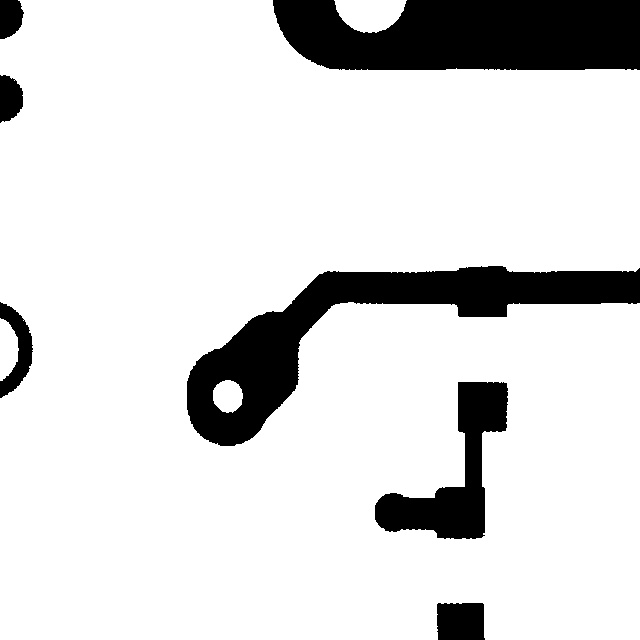
#> input picture dataset/00041000_temp.jpg, 640 x 640 px
$ python -i feature_extraction.py   (imports and definitions only)   (older library calls are emulated)
#> lines starting #> are read from the running program, lines starting #| are printed output that depends on the picture; after the words box and inside, x2 and y2 are one past the last pixel; in counts of white or black regions, pixels touching at a corner belong together
#> further down, picture is the input picture: shape (640, 640, 3); min 0, max 255, mean 219.2
import cv2
import numpy as np
from skimage.feature import graycomatrix, graycoprops


FEATURE_NAMES = [
    "Intensity Minimum",
    "Intensity Maximum",
    "Intensity Mean",
    "Intensity Std",
    "Edge Count",
    "Edge Density",
    "Texture Contrast",
    "Entropy",
    "GLCM Homogeneity",
    "GLCM Contrast"
]


def extract_features(image):

    gray = cv2.cvtColor(image, cv2.COLOR_BGR2GRAY)

    gray = cv2.resize(gray, (256, 256))
#> gray: shape (256, 256)

    # 1–4. Intensity features
    minimum = np.min(gray)
#> minimum = 0
    maximum = np.max(gray)
#> maximum = 255
    mean = np.mean(gray)
#> mean = 219.1
    standard_deviation = np.std(gray)
#> standard_deviation = 88.16

    # 5. Edge count
    edges = cv2.Canny(gray, 50, 150)
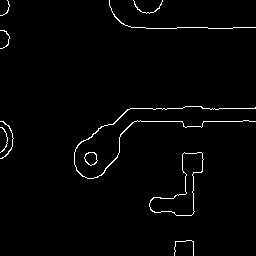
#> edges: shape (256, 256); 1.8% white in thin lines or dots
    edge_count = np.count_nonzero(edges)
#> edge_count = 1170

    # 6. Edge density
    total_pixels = gray.shape[0] * gray.shape[1]
#> total_pixels = 65536
    edge_density = edge_count / total_pixels
#> edge_density = 0.0179

    # 7. Texture contrast
    laplacian = cv2.Laplacian(gray, cv2.CV_64F)
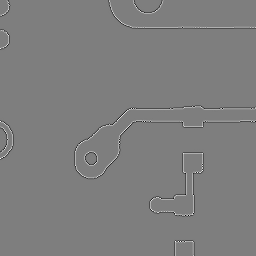
#> laplacian: shape (256, 256) float64; min -638, max 653, mean 0; drawn with min black and max white
    texture_contrast = np.std(laplacian)
#> texture_contrast = 49.93

    # 8. Entropy
    histogram = cv2.calcHist(
        [gray], [0], None, [256], [0, 256]
    )
#> histogram = 256 values, max 55436 at index 255, min 0 at index 5, mean 256

    probabilities = histogram / np.sum(histogram)
#> probabilities = 256 values, max 0.846 at index 255, min 0 at index 5, mean 0.00391
    probabilities = probabilities[probabilities > 0]
#> probabilities = 37 values, max 0.846 at index 36, min 1.53e-05 at index 10, mean 0.027

    entropy = -np.sum(
        probabilities * np.log2(probabilities)
    )
#> entropy = 0.814

    # 9–10. GLCM features
    glcm_image = (gray // 8).astype(np.uint8)

    glcm = graycomatrix(
        glcm_image,
        distances=[1],
        angles=[0],
        levels=32,
        symmetric=True,
        normed=True
    )

    glcm_homogeneity = graycoprops(
        glcm, "homogeneity"
    )[0, 0]
#> glcm_homogeneity = 0.987

    glcm_contrast = graycoprops(
        glcm, "contrast"
    )[0, 0]
#> glcm_contrast = 6.14

    features = np.array([
        minimum,
        maximum,
        mean,
        standard_deviation,
        edge_count,
        edge_density,
        texture_contrast,
        entropy,
        glcm_homogeneity,
        glcm_contrast
    ], dtype=np.float32)
#> features = [0, 255, 219.1, 88.16, 1170, 0.0179, 49.93, 0.814, 0.987, 6.14]

    return features

>>> import cv2
>>> picture = cv2.imread('../../dataset/00041000_temp.jpg')
>>> result = extract_features(picture)
#> result has the same summary as features in extract_features

$ run again, on dataset/00041003_temp.jpg
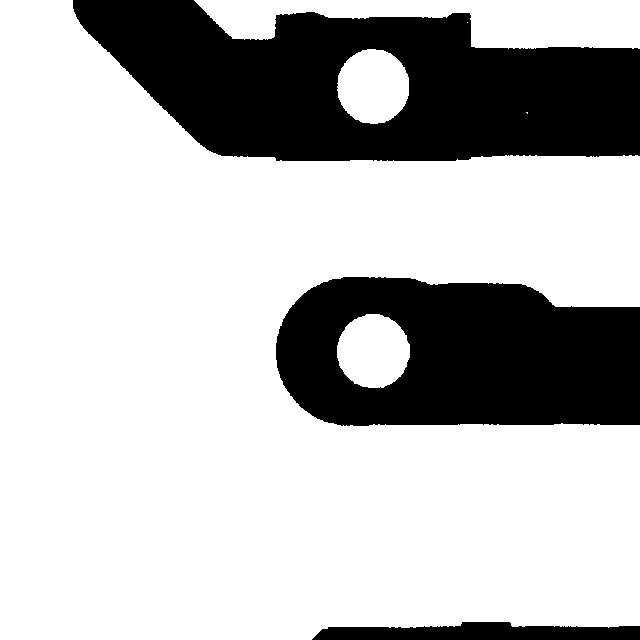
#> input picture dataset/00041003_temp.jpg, 640 x 640 px
#> picture is the input picture: shape (640, 640, 3); min 0, max 255, mean 186.7
#> minimum = 0
#> maximum = 255
#> mean = 186.8
#> standard_deviation = 112.5
#> in extract_features, `edges = cv2.Canny(gray, 50, 150)`:
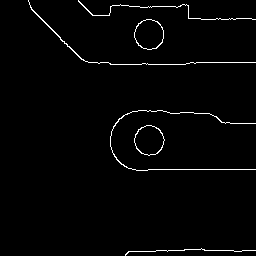
#> edges: shape (256, 256); 1.8% white in thin lines or dots, all inside (x1, y1, x2, y2) = (28, 0, 256, 256)
#> edge_count = 1192
#> edge_density = 0.0182
#> in extract_features, `laplacian = cv2.Laplacian(gray, cv2.CV_64F)`:
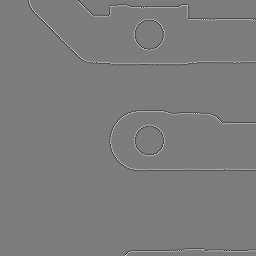
#> laplacian: shape (256, 256) float64; min -740, max 764, mean 0; drawn with min black and max white
#> texture_contrast = 49.47
#> histogram = 256 values, max 46723 at index 255, min 0 at index 8, mean 256
#> in extract_features, `probabilities = histogram / np.sum(histogram)`: probabilities = 256 values, max 0.713 at index 255, min 0 at index 8, mean 0.00391
#> in extract_features, `probabilities = probabilities[probabilities > 0]`: probabilities = 51 values, max 0.713 at index 50, min 1.53e-05 at index 6, mean 0.0196
#> entropy = 1.15
#> glcm_homogeneity = 0.99
#> glcm_contrast = 3.77
#> features = [0, 255, 186.8, 112.5, 1192, 0.0182, 49.47, 1.15, 0.99, 3.77]
#> result has the same summary as features in extract_features

$ run again, on dataset/00041009_temp.jpg
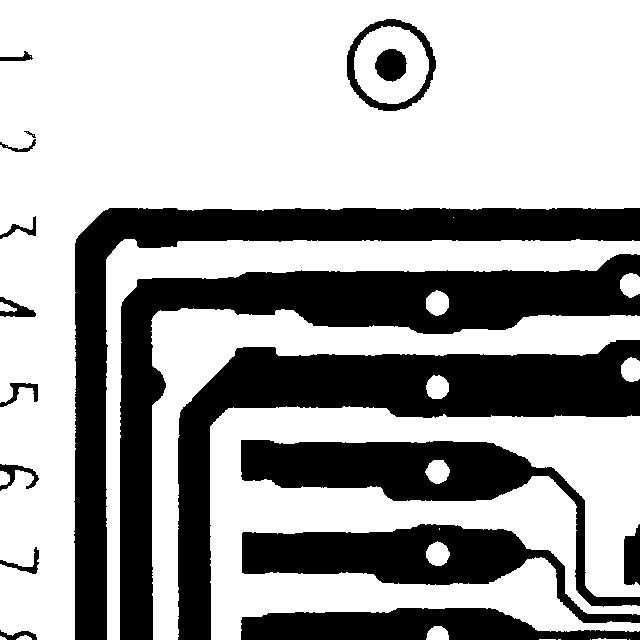
#> input picture dataset/00041009_temp.jpg, 640 x 640 px
#> picture is the input picture: shape (640, 640, 3); min 0, max 255, mean 167
#> minimum = 0
#> maximum = 255
#> mean = 167
#> standard_deviation = 119.8
#> in extract_features, `edges = cv2.Canny(gray, 50, 150)`:
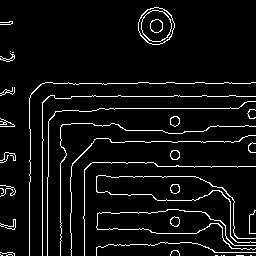
#> edges: shape (256, 256); 6% white in thin lines or dots
#> edge_count = 3930
#> edge_density = 0.06
#> in extract_features, `laplacian = cv2.Laplacian(gray, cv2.CV_64F)`:
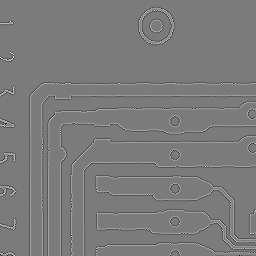
#> laplacian: shape (256, 256) float64; min -843, max 891, mean 0; drawn with min black and max white
#> texture_contrast = 89.24
#> histogram = 256 values, max 40114 at index 255, min 0 at index 5, mean 256
#> in extract_features, `probabilities = histogram / np.sum(histogram)`: probabilities = 256 values, max 0.612 at index 255, min 0 at index 5, mean 0.00391
#> in extract_features, `probabilities = probabilities[probabilities > 0]`: probabilities = 42 values, max 0.612 at index 41, min 1.53e-05 at index 12, mean 0.0238
#> entropy = 1.52
#> glcm_homogeneity = 0.956
#> glcm_contrast = 19.89
#> features = [0, 255, 167, 119.8, 3930, 0.06, 89.24, 1.52, 0.956, 19.89]
#> result has the same summary as features in extract_features

$ run again, on dataset/00041013_temp.jpg
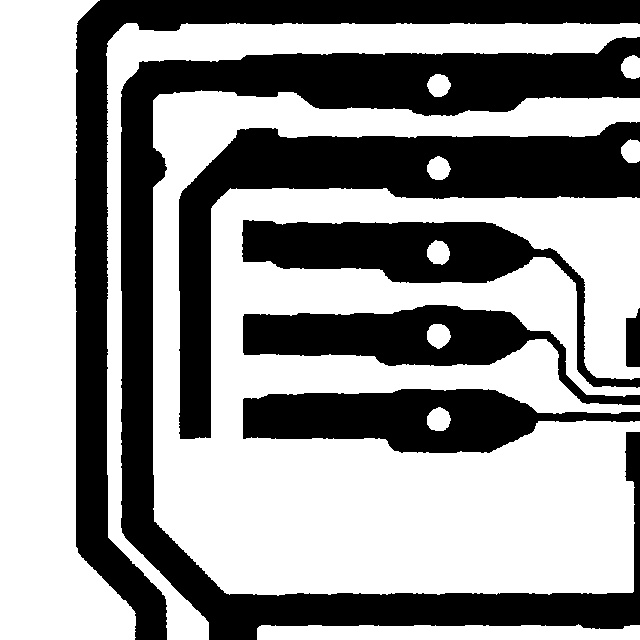
#> input picture dataset/00041013_temp.jpg, 640 x 640 px
#> picture is the input picture: shape (640, 640, 3); min 0, max 255, mean 149.8
#> minimum = 0
#> maximum = 255
#> mean = 149.7
#> standard_deviation = 124.1
#> in extract_features, `edges = cv2.Canny(gray, 50, 150)`:
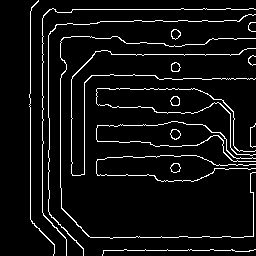
#> edges: shape (256, 256); 6.3% white in thin lines or dots, all inside (x1, y1, x2, y2) = (29, 0, 256, 256)
#> edge_count = 4125
#> edge_density = 0.0629
#> in extract_features, `laplacian = cv2.Laplacian(gray, cv2.CV_64F)`:
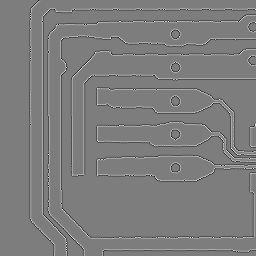
#> laplacian: shape (256, 256) float64; min -681, max 700, mean 0; drawn with min black and max white
#> texture_contrast = 88.39
#> histogram = 256 values, max 35658 at index 255, min 0 at index 5, mean 256
#> in extract_features, `probabilities = histogram / np.sum(histogram)`: probabilities = 256 values, max 0.544 at index 255, min 0 at index 5, mean 0.00391
#> in extract_features, `probabilities = probabilities[probabilities > 0]`: probabilities = 42 values, max 0.544 at index 41, min 1.53e-05 at index 8, mean 0.0238
#> entropy = 1.6
#> glcm_homogeneity = 0.952
#> glcm_contrast = 21.29
#> features = [0, 255, 149.7, 124.1, 4125, 0.0629, 88.39, 1.6, 0.952, 21.29]
#> result has the same summary as features in extract_features
